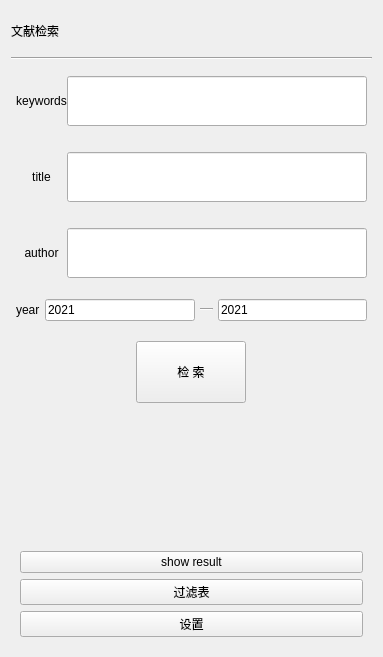
        <widget class="QWidget" name="left" native="true">
         <property name="left" stdset="0">
          <bool>true</bool>
         </property>
         <layout class="QVBoxLayout" name="verticalLayout">
          <item>
           <widget class="QLabel" name="title">
            <property name="minimumSize">
             <size>
              <width>0</width>
              <height>40</height>
             </size>
            </property>
            <property name="maximumSize">
             <size>
              <width>16777215</width>
              <height>40</height>
             </size>
            </property>
            <property name="text">
             <string>文献检索</string>
            </property>
            <property name="chinese" stdset="0">
             <bool>true</bool>
            </property>
           </widget>
          </item>
          <item>
           <widget class="Line" name="line">
            <property name="minimumSize">
             <size>
              <width>0</width>
              <height>0</height>
             </size>
            </property>
            <property name="lineWidth">
             <number>1</number>
            </property>
            <property name="midLineWidth">
             <number>0</number>
            </property>
            <property name="orientation">
             <enum>Qt::Horizontal</enum>
            </property>
           </widget>
          </item>
          <item>
           <widget class="QFrame" name="lay">
            <property name="minimumSize">
             <size>
              <width>316</width>
              <height>70</height>
             </size>
            </property>
            <layout class="QHBoxLayout" name="horizontalLayout" stretch="1,3">
             <property name="spacing">
              <number>0</number>
             </property>
             <property name="sizeConstraint">
              <enum>QLayout::SetDefaultConstraint</enum>
             </property>
             <property name="leftMargin">
              <number>5</number>
             </property>
             <property name="topMargin">
              <number>5</number>
             </property>
             <property name="rightMargin">
              <number>5</number>
             </property>
             <property name="bottomMargin">
              <number>5</number>
             </property>
             <item>
              <widget class="QLabel" name="label">
               <property name="text">
                <string>keywords</string>
               </property>
               <property name="alignment">
                <set>Qt::AlignCenter</set>
               </property>
              </widget>
             </item>
             <item>
              <widget class="QLineEdit" name="textkeywords">
               <property name="minimumSize">
                <size>
                 <width>300</width>
                 <height>50</height>
                </size>
               </property>
               <property name="styleSheet">
                <string notr="true"/>
               </property>
               <property name="clearButtonEnabled">
                <bool>true</bool>
               </property>
              </widget>
             </item>
            </layout>
           </widget>
          </item>
          <item>
           <widget class="QFrame" name="lay_2">
            <property name="minimumSize">
             <size>
              <width>316</width>
              <height>70</height>
             </size>
            </property>
            <layout class="QHBoxLayout" name="horizontalLayout_2" stretch="1,3">
             <property name="spacing">
              <number>0</number>
             </property>
             <property name="sizeConstraint">
              <enum>QLayout::SetDefaultConstraint</enum>
             </property>
             <property name="leftMargin">
              <number>5</number>
             </property>
             <property name="topMargin">
              <number>5</number>
             </property>
             <property name="rightMargin">
              <number>5</number>
             </property>
             <property name="bottomMargin">
              <number>5</number>
             </property>
             <item>
              <widget class="QLabel" name="label_2">
               <property name="text">
                <string>title</string>
               </property>
               <property name="alignment">
                <set>Qt::AlignCenter</set>
               </property>
              </widget>
             </item>
             <item>
              <widget class="QLineEdit" name="texttitle">
               <property name="minimumSize">
                <size>
                 <width>300</width>
                 <height>50</height>
                </size>
               </property>
               <property name="styleSheet">
                <string notr="true"/>
               </property>
               <property name="clearButtonEnabled">
                <bool>true</bool>
               </property>
              </widget>
             </item>
            </layout>
           </widget>
          </item>
          <item>
           <widget class="QFrame" name="lay_3">
            <property name="minimumSize">
             <size>
              <width>316</width>
              <height>70</height>
             </size>
            </property>
            <layout class="QHBoxLayout" name="horizontalLayout_6" stretch="1,3">
             <property name="spacing">
              <number>0</number>
             </property>
             <property name="leftMargin">
              <number>5</number>
             </property>
             <property name="topMargin">
              <number>5</number>
             </property>
             <property name="rightMargin">
              <number>5</number>
             </property>
             <property name="bottomMargin">
              <number>5</number>
             </property>
             <item>
              <widget class="QLabel" name="label_3">
               <property name="text">
                <string>author</string>
               </property>
               <property name="alignment">
                <set>Qt::AlignCenter</set>
               </property>
              </widget>
             </item>
             <item>
              <widget class="QLineEdit" name="textauthor">
               <property name="minimumSize">
                <size>
                 <width>300</width>
                 <height>50</height>
                </size>
               </property>
               <property name="styleSheet">
                <string notr="true"/>
               </property>
               <property name="clearButtonEnabled">
                <bool>true</bool>
               </property>
              </widget>
             </item>
            </layout>
           </widget>
          </item>
          <item>
           <widget class="QWidget" name="lay_4" native="true">
            <property name="minimumSize">
             <size>
              <width>316</width>
              <height>70</height>
             </size>
            </property>
            <layout class="QHBoxLayout" name="horizontalLayout_7" stretch="0,0,0,0">
             <property name="spacing">
              <number>5</number>
             </property>
             <property name="sizeConstraint">
              <enum>QLayout::SetMinimumSize</enum>
             </property>
             <property name="leftMargin">
              <number>5</number>
             </property>
             <property name="topMargin">
              <number>5</number>
             </property>
             <property name="rightMargin">
              <number>5</number>
             </property>
             <property name="bottomMargin">
              <number>5</number>
             </property>
             <item>
              <widget class="QLabel" name="label_4">
               <property name="text">
                <string>year</string>
               </property>
              </widget>
             </item>
             <item>
              <widget class="QLineEdit" name="textyearst">
               <property name="text">
                <string>2021</string>
               </property>
              </widget>
             </item>
             <item>
              <widget class="Line" name="line_2">
               <property name="minimumSize">
                <size>
                 <width>13</width>
                 <height>0</height>
                </size>
               </property>
               <property name="focusPolicy">
                <enum>Qt::NoFocus</enum>
               </property>
               <property name="frameShadow">
                <enum>QFrame::Sunken</enum>
               </property>
               <property name="lineWidth">
                <number>1</number>
               </property>
               <property name="midLineWidth">
                <number>0</number>
               </property>
               <property name="orientation">
                <enum>Qt::Horizontal</enum>
               </property>
              </widget>
             </item>
             <item>
              <widget class="QLineEdit" name="textyearend">
               <property name="text">
                <string>2021</string>
               </property>
              </widget>
             </item>
            </layout>
           </widget>
          </item>
          <item>
           <widget class="QWidget" name="laylast" native="true">
            <property name="minimumSize">
             <size>
              <width>325</width>
              <height>80</height>
             </size>
            </property>
            <layout class="QHBoxLayout" name="horizontalLayout_3">
             <item>
              <widget class="QPushButton" name="buttonSend">
               <property name="sizePolicy">
                <sizepolicy hsizetype="Fixed" vsizetype="Preferred">
                 <horstretch>0</horstretch>
                 <verstretch>0</verstretch>
                </sizepolicy>
               </property>
               <property name="minimumSize">
                <size>
                 <width>110</width>
                 <height>50</height>
                </size>
               </property>
               <property name="sizeIncrement">
                <size>
                 <width>0</width>
                 <height>0</height>
                </size>
               </property>
               <property name="baseSize">
                <size>
                 <width>0</width>
                 <height>0</height>
                </size>
               </property>
               <property name="text">
                <string> 检 索 </string>
               </property>
              </widget>
             </item>
            </layout>
           </widget>
          </item>
          <item>
           <widget class="QWidget" name="menu" native="true">
            <property name="minimumSize">
             <size>
              <width>0</width>
              <height>190</height>
             </size>
            </property>
            <layout class="QVBoxLayout" name="verticalLayout_24">
             <item>
              <spacer name="verticalSpacer_2">
               <property name="orientation">
                <enum>Qt::Vertical</enum>
               </property>
               <property name="sizeHint" stdset="0">
                <size>
                 <width>20</width>
                 <height>40</height>
                </size>
               </property>
              </spacer>
             </item>
             <item>
              <widget class="QPushButton" name="buttonresult">
               <property name="text">
                <string>show result</string>
               </property>
               <property name="grey" stdset="0">
                <bool>true</bool>
               </property>
              </widget>
             </item>
             <item>
              <widget class="QPushButton" name="buttonFilter">
               <property name="text">
                <string>过滤表</string>
               </property>
               <property name="Turquoise" stdset="0">
                <bool>true</bool>
               </property>
              </widget>
             </item>
             <item>
              <widget class="QPushButton" name="buttonSetting">
               <property name="text">
                <string>设置</string>
               </property>
               <property name="grey" stdset="0">
                <bool>true</bool>
               </property>
              </widget>
             </item>
            </layout>
           </widget>
          </item>
         </layout>
        </widget>
